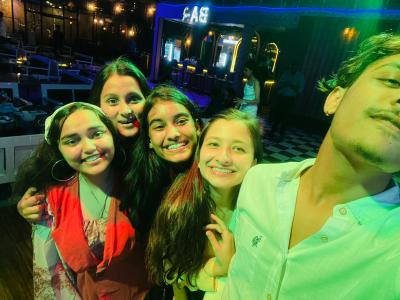
#> input picture opencv/photos/19860.jpg, 400 x 300 px
$ python threshold.py
#> lines starting #> are read from the running program, lines starting #| are printed output that depends on the picture; after the words box and inside, x2 and y2 are one past the last pixel; in counts of white or black regions, pixels touching at a corner belong together
#converting an image into binary image
import cv2 as cv

img = cv.imread('photos/19860.jpg')
#> img is the input picture: shape (300, 400, 3); mean B, G, R 57.5, 102.4, 84.2
cv.imshow('friends', img)


gray = cv.cvtColor(img, cv.COLOR_BGR2GRAY)
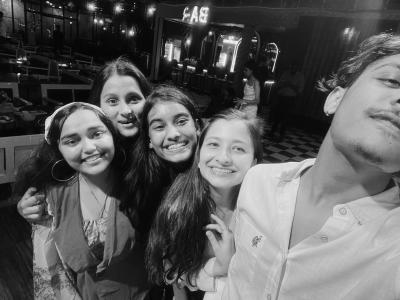
#> gray: shape (300, 400); min 0, max 249, mean 91.8
cv.imshow('Gray', gray)

#simple thresholding
threshold, thresh = cv.threshold(gray, 150, 255, cv.THRESH_BINARY)
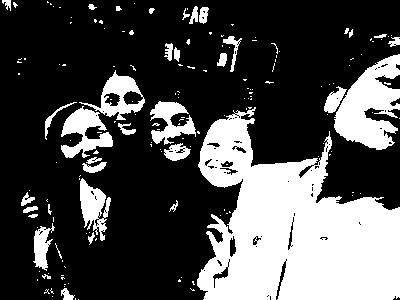
#> thresh: shape (300, 400); 29.8% white; 167 white regions (131 under 20 px), largest, box (x1, y1, x2, y2) and area: (197, 107, 400, 300) 24037, (334, 54, 400, 150) 3718, (61, 106, 113, 158) 1342
cv.imshow('Simple Threshold', thresh)

#inverse threshold
threshold, thresh_inv = cv.threshold(gray, 150, 255, cv.THRESH_BINARY_INV)
cv.imshow('Simple Threshold Inverse', thresh_inv)

#adaptive threshold - no manual data to be provided  - uses specific block, kernel size
adaptive_thresh = cv.adaptiveThreshold(gray, 255, cv.ADAPTIVE_THRESH_MEAN_C, cv.THRESH_BINARY, 11, 3)
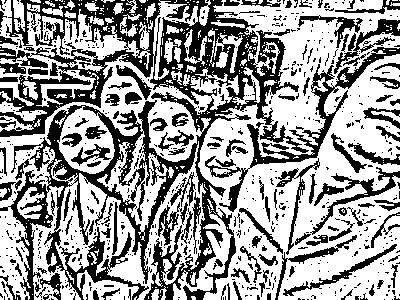
#> adaptive_thresh: shape (300, 400); 60.8% white; 691 black regions (562 under 20 px), largest, box (x1, y1, x2, y2) and area: (0, 0, 309, 300) 27643, (205, 47, 400, 212) 2960, (310, 167, 400, 235) 847
cv.imshow('Adaptive Threshold ', adaptive_thresh)

cv.waitKey(0)

$ run again, with opencv/photos/16445.jpg copied over opencv/photos/19860.jpg
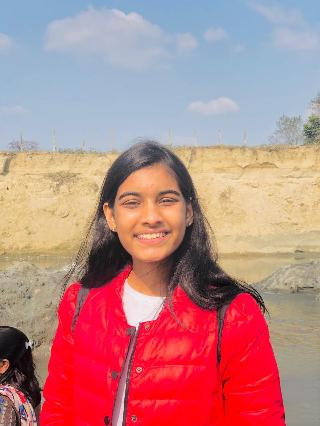
#> input picture opencv/photos/16445.jpg, 320 x 426 px
#> img is the input picture: shape (426, 320, 3); mean B, G, R 134.9, 133.6, 185.9
#> `threshold, thresh = cv.threshold(gray, 150, 255, cv.THRESH_BINARY)`:
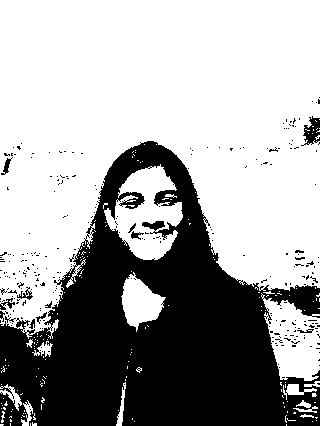
#> thresh: shape (426, 320); 64.2% white; 277 black regions (262 under 20 px), largest, box (x1, y1, x2, y2) and area: (0, 141, 320, 426) 47161, (301, 116, 320, 146) 306, (0, 298, 15, 310) 78
#> `adaptive_thresh = cv.adaptiveThreshold(gray, 255, cv.ADAPTIVE_THRESH_M..`:
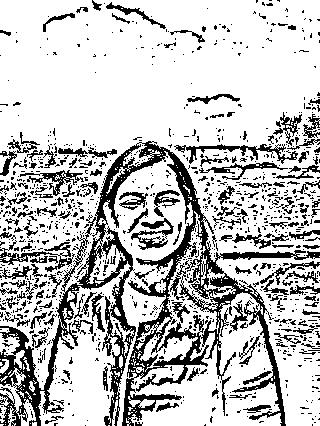
#> adaptive_thresh: shape (426, 320); 76% white; 1107 black regions (955 under 20 px), largest, box (x1, y1, x2, y2) and area: (0, 141, 320, 426) 16366, (174, 144, 298, 164) 644, (0, 240, 75, 272) 570

$ run again, with opencv/photos/16529.jpg copied over opencv/photos/19860.jpg
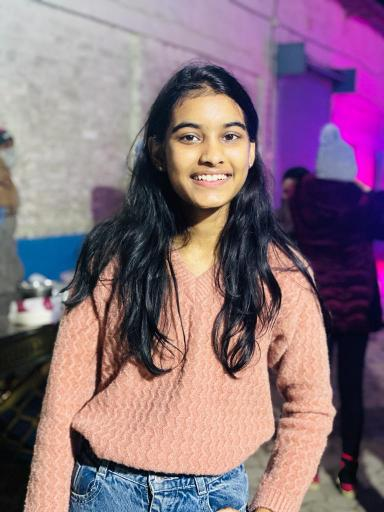
#> input picture opencv/photos/16529.jpg, 384 x 512 px
#> img is the input picture: shape (512, 384, 3); mean B, G, R 125.4, 111.9, 136.9
#> `threshold, thresh = cv.threshold(gray, 150, 255, cv.THRESH_BINARY)`:
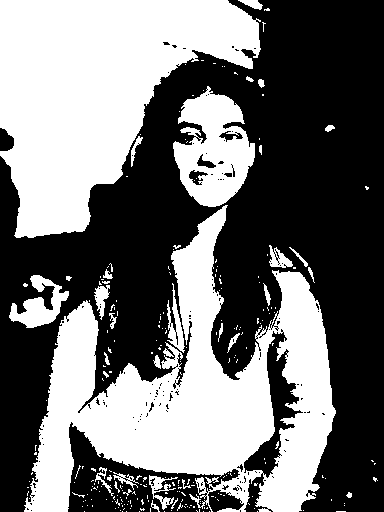
#> thresh: shape (512, 384); 45% white; 255 white regions (221 under 20 px), largest, box (x1, y1, x2, y2) and area: (24, 205, 336, 512) 41465, (0, 0, 261, 238) 35987, (173, 86, 255, 207) 6001
#> `adaptive_thresh = cv.adaptiveThreshold(gray, 255, cv.ADAPTIVE_THRESH_M..`:
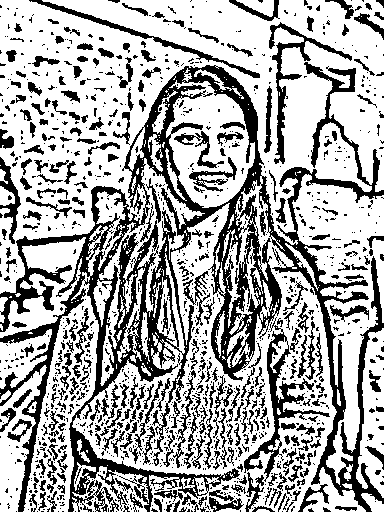
#> adaptive_thresh: shape (512, 384); 66.8% white; 1292 black regions (982 under 20 px), largest, box (x1, y1, x2, y2) and area: (0, 62, 384, 512) 35144, (244, 317, 330, 482) 2007, (269, 22, 352, 164) 1423
